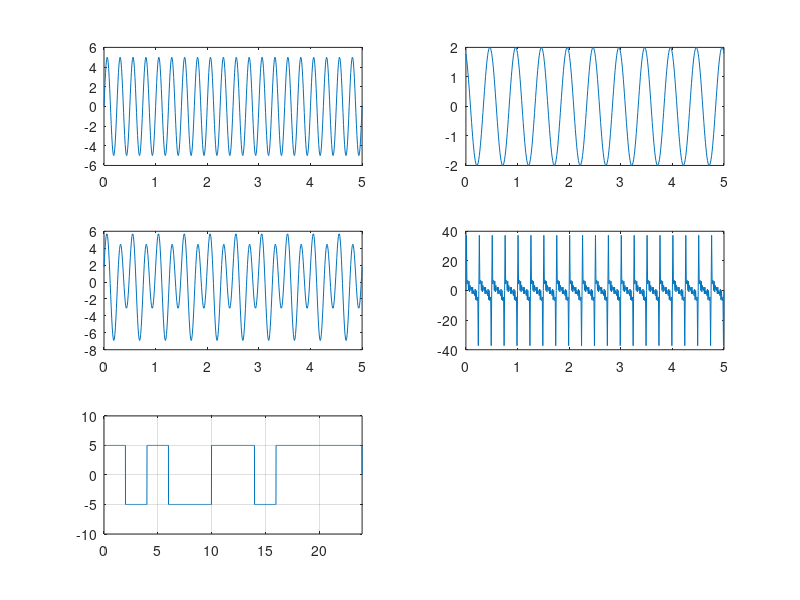

This figure's MATLAB source:
clear all;
clc;

a1 = 5; 
fc1 = 4;
fs1 = 100;
phi_1 = 0;
T1 = 5;
t1 = 0:1/fs1:T1;

a2 = 2; 
fc2 = 2;
fs2 = 100;
phi_2 = 90;
T2 = 5;
t2 = 0:1/fs2:T2;

x1 = a1*sin(2*pi*fc1*t1+phi_1);
%x1 = 6 + a1*sin(2*pi*fc1*t1+phi_1); with dc component 6
x2 = a2*sin(2*pi*fc2*t2+phi_2);
x3 = x2 + x1;

subplot(3,2,1);
plot(t1,x1);
subplot(3,2,2);
plot(t2,x2);
subplot(3,2,3);
plot(t2,x3);

% show 10 harmonics of x1
h = zeros(1, length(t1))
for i = 1:10
    h = h + a1*sin(2*pi*i*fc1*t1+phi_1);
end
subplot(3,2,4);
plot(t1,h);

%Digital signal....

clear all;
clc;
bit = [1, 0, 1, 0, 0, 1, 1, 0, 1, 1, 1, 1];

v_0 = -5;
v_1 = 5;

fs = 100;
bit_duration = 2;
T = length(bit) * bit_duration;
t = 0:1/fs:T;

x_digital = zeros(1, length(t));

for i = 1:length(bit)
    if bit(i) == 1
        x_digital((i-1)*fs*bit_duration+1 : i*fs*bit_duration) = v_1;
    else
        x_digital((i-1)*fs*bit_duration+1 : i*fs*bit_duration) = v_0;
    end
end

subplot(3,2,5);
plot(t, x_digital);
xlim([0, T]);
ylim([-10, 10]);
grid on;